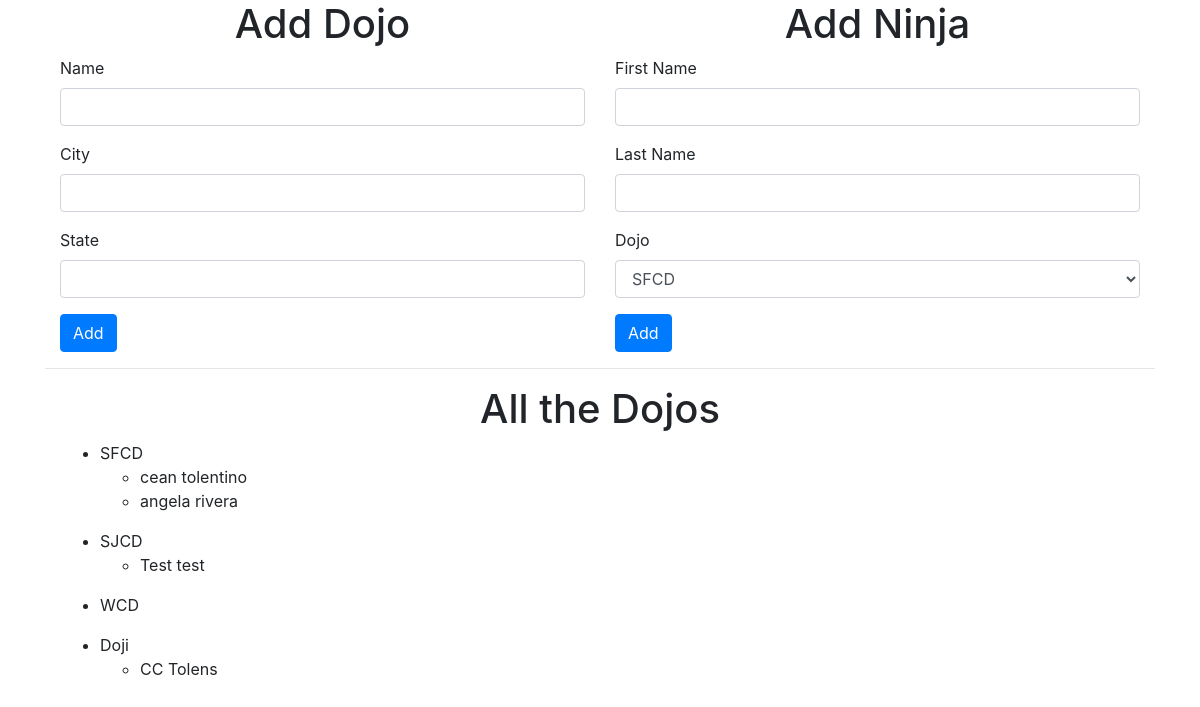
The page / on the database its author committed.
### myapp/models.py (models this page shows)
class Dojo(models.Model):
    name = models.CharField(max_length=45)
    city = models.CharField(max_length=45)
    state = models.CharField(max_length=45)

class Ninja(models.Model):
    first_name = models.CharField(max_length=45)
    last_name = models.CharField(max_length=45)
    dojo = models.ForeignKey(Dojo, related_name="students", on_delete=models.CASCADE)

### myapp/views.py (the view)
# urls.py: path('', views.index),
def index(request):
    all_dojos = Dojo.objects.all()
    context = {"dojos": all_dojos}
    return render(request, "index.html", context)

### myapp/templates/index.html (shortened to what this page needs)
<!doctype html>
<html lang="en">
  <head>
    <link rel="stylesheet" href="https://stackpath.bootstrapcdn.com/bootstrap/4.3.1/css/bootstrap.min.css">
  </head>
  <body>
      <div class="container">
          <div class="container">
          <div class="row">
              <div class="col-6">
                  <h1 class="text-center">Add Dojo</h1>
                  <form action="/add_dojo" method="post">
                      <div class="form-group">
                        <label for="">Name</label>
                        <input type="text"
                          class="form-control" name="name">
                      </div>
                      <div class="form-group">
                        <label for="">City</label>
                        <input type="text"
                          class="form-control" name="city">
                      </div>
                      <div class="form-group">
                        <label for="">State</label>
                        <input type="text"
                          class="form-control" name="state">
                      </div>
                      <button type="submit" class="btn btn-primary">Add</button>
                  </form>
              </div>
              <div class="col-6">
                <h1 class="text-center">Add Ninja</h1>
                <form action="/add_ninja" method="post">
                    <div class="form-group">
                      <label for="">First Name</label>
                      <input type="text"
                        class="form-control" name="fname">
                    </div>
                    <div class="form-group">
                        <label for="">Last Name</label>
                        <input type="text"
                          class="form-control" name="lname">
                      </div>
                    <div class="form-group">
                      <label for="">Dojo</label>
                      <select class="form-control" name="dojo" id="">
                        {% for dojo in dojos %}
                        <option value="{{dojo.id}}">{{dojo.name}}</option>
                        {% endfor %}
                      </select>
                    </div>
                    <button type="submit" class="btn btn-primary">Add</button>
                </form>
            </div>
          </div>
        </div>
        <hr>
        <div class="container mt-3">
            <h1 class="text-center">All the Dojos</h1>
            {% for dojo in dojos %}
                <ul>
                    <li>{{dojo.name}}
                        <ul>
                        {% for student in dojo.students.all %}
                            <li>{{student.first_name}} {{student.last_name}}</li>
                            {% endfor %}
                        </ul>
                    </li>
                </ul>
            {% endfor %}
        </div>
      </div>
  </body>
</html>

### rows shown on the page
Dojo: name "SFCD"
Ninja: first_name "cean", last_name "tolentino"
Ninja: first_name "angela", last_name "rivera"
Dojo: name "SJCD"
Ninja: first_name "Test", last_name "test"
Dojo: name "WCD"
Dojo: name "Doji"
Ninja: first_name "CC", last_name "Tolens"

### other values the page prints
form field dojo "SFCD"
